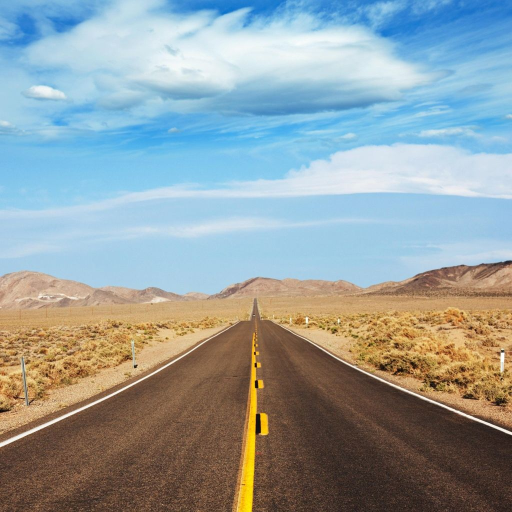
#> input picture ex3/externals_example/road_examp.jpg, 1024 x 1024 px (shown at 1/2 size); the run also reads 3 pictures not shown here
$ python playground.py   (older library calls are emulated)
#> lines starting #> are read from the running program, lines starting #| are printed output that depends on the picture; after the words box and inside, x2 and y2 are one past the last pixel; in counts of white or black regions, pixels touching at a corner belong together
### ex3/sol3.py
import numpy as np
from scipy.signal import convolve2d, convolve
from scipy import ndimage
from scipy.misc import imread,imsave
from skimage.color import rgb2gray
from math import floor
import matplotlib.pyplot as plt
import os


def normlized_image(image):
    """
    Normlize image to float 32 and [0,1]
    :param image: Reprentaion of display 1 for grayscale 2 for RGB
    :return normlized image
    """
    if(image.dtype != np.float32):
        image = image.astype(np.float32)
    if(image.max() > 1):
        image /= 255

    return image


def is_rgb(im):
    """
    Verify if an image is RGB
    :param im: Reprentaion of display 1 for grayscale 2 for RGB
    """
    if(im.ndim == 3):
        return True
    else:
        return False


def validate_representation(representation):
    """
    Validate reprentaion input
    :param representation: Reprentaion of display 1 for grayscale 2 for RGB
    """

    if representation != 1 and representation != 2:
        raise Exception("Unkonwn representaion")

#TODO remove read_image
def read_image(fileame, representation):
    """
    Read image by file name and normlize it to float 32 [0,1] representaion
    according to RGB or Graysacle
    :param filename: The name of the file that we should read.
    :param representation: Reprentaion of display 1 for grayscale 2 for RGB
    :return normlized image
    """
    validate_representation(representation)

    im = imread(fileame)
    if representation == 1 and is_rgb(im):
        # We should convert from Grayscale to RGB
        im =rgb2gray(im)
        return im.astype(np.float32)

    return normlized_image(im)


def gaus_1d(kernel_size):
    """
    Calculate 1d gaus kernel.
    :param kernel_size: size of the kernel we want.
    :return 1d kernel of desiered size.
    """
    gaus_kernel = np.array([1, 1])
    for i in range(kernel_size - 2):
        gaus_kernel = convolve(gaus_kernel, np.array([1, 1]), mode ='full')
    gaus_kernel = gaus_kernel.astype(np.float32)
    gaus_kernel /= np.sum(gaus_kernel)
    return gaus_kernel

def expand_im(im,filter_vec):
    """
    Expand image in a power of two. First zeropad
    and than blur
    :param im: Image to expand
    :param filter_vec: The vector which represent the
    filter we want
    :return expand image
    """
    rowSize , colSize = im.shape[0],im.shape[1]
    #zero pad image
    exp_img = np.zeros((2*rowSize, 2*colSize), dtype=np.float32)
    exp_img[::2, ::2] = im
    exp_img = ndimage.filters.convolve(exp_img, 2 * filter_vec.T)
    return ndimage.filters.convolve(exp_img, 2 * filter_vec)


def build_laplacian_pyramid(im, max_levels, filter_size):
    """
    Build laplacian pyramid. with max_levels levels using
    filter_vec as blur filter
    :param im: Image for the pyramid
    :param max_levels: Max levels of the pyramid
    :param filter_vec: The vector which represent the
    filter we want
    :return laplacian pyramid
    """
    filter_vec = gaus_1d(filter_size).reshape(1, filter_size)
    g_pyr = build_gaussian_pyramid(im, max_levels, filter_size)[0]
    l_pyr = []
    for i in range(len(g_pyr) - 1):
        l_im = g_pyr[i] - expand_im(g_pyr[i + 1], filter_vec)
        l_pyr.append(l_im)

    l_pyr.append(g_pyr[-1])
    return [l_pyr, filter_vec]


def build_gaussian_pyramid(im, max_levels, filter_size):
    """
    Build gaussain pyramid. with max_levels levels using
    filter_vec as blur filter
    :param im: Image for the pyramid
    :param max_levels: Max levels of the pyramid
    :param filter_vec: The vector which represent the
    filter we want
    :return gaussain pyramid
    """

    filter_vec = gaus_1d(filter_size).reshape(1,filter_size)
    pyr = []
    pyr.append(im)
    for i in range(max_levels - 1):
        if(im.shape[0] <= 16 or im.shape[1] <= 16):
            break
        #TODO do we need 'same'?
        #TODO do we need to multiply by 2?
        im = ndimage.filters.convolve(im, filter_vec.T)
        im = ndimage.filters.convolve(im, filter_vec)
        #TODO this is ok method?
        im = im[::2, ::2]
        pyr.append(im)
    #TODO (1,filter_size) or (,filter_size)
    return [pyr,filter_vec]


def render_pyramid(pyr, levels):
    """
    Render the pyramid image.Create a black
    canvans and locate the pyr images on it.
    :param pyr: Pyramid to render
    :param levels: Max levels of the pyramid
    :return resIm all the pyramid images displayed on
    a big black canvas.
    """
    if len(pyr) < levels:
        levels = len(pyr)
    colRes = 0
    for i in range(levels):
        colRes += pyr[i].shape[1]
    rowRes = pyr[0].shape[0]
    resIm = np.zeros((rowRes,colRes),dtype=np.float32)
    curCol, curRow = 0,0
    for i in range(levels):
        minIm , maxIm = np.min(pyr[i]), np.max(pyr[i])
        pyr[i] = (pyr[i] - minIm) / (maxIm - minIm)
        resIm[curRow : pyr[i].shape[0],curCol:pyr[i].shape[1] + curCol] = pyr[i]
        curCol += pyr[i].shape[1]

    return resIm


def display_pyramid(pyr, levels):
    """
    Display rendered pyramid
    :param pyr: Pyramid to display
    :param levels: Max levels of the pyramid
    """
    plt.imshow(render_pyramid(pyr,levels), cmap=plt.cm.gray)
    plt.show()


def laplacian_to_image(lpyr, filter_vec, coeff):
    """
    Recreate image form its laplacian image
    :param lpyr: Pyramid of the image
    :param filter_vec: The vector which represent the
    filter we used to create the pyramid image.
    :param coeff: List of constant for every
    level of the pyramid.
    :return The image we restored.
    """
    #TODO check size
    size_list = len(lpyr)
    for i in range(size_list):
        lpyr[i] *= coeff[i]

    resIm = lpyr[size_list-1]
    for i in range(size_list- 1,0,-1):
        resIm = expand_im(resIm,filter_vec)
        resIm += lpyr[i-1]


    return resIm


def pyramid_blending(im1, im2, mask, max_levels, filter_size_im, filter_size_mask):
    """
    Blend to images using a given mask
    :param im1: Image to blend
    :param im2: Image to blend
    :param mask: Mask we use in the blending process
    :param max_levels: Max levels of the pyramid
    :param filter_size_im: The vector which represent the
    filter we want for image
    :param filter_size_mask: The vector which represent the
    filter we want for mask
    :return Blended image.
    """
    l_im1_pyr,filter_vec = build_laplacian_pyramid(im1,max_levels,filter_size_im)
    l_im2_pyr = build_laplacian_pyramid(im2,max_levels,filter_size_im)[0]
    g_mask_pyr = build_gaussian_pyramid(mask.astype(np.float32),max_levels,filter_size_mask)[0]
    #TODO this is the len?
    l_out = []
    for i in range(len(l_im1_pyr)):
        tmp1 = (g_mask_pyr[i]*l_im1_pyr[i])
        tmp2 = (1 - g_mask_pyr[i])*l_im2_pyr[i]
        l_out.append(tmp1 + tmp2)
    #TODO this is the len?
    #TODO which coeff we need to send?
    return np.clip(laplacian_to_image(l_out,filter_vec,[1]*len(l_im1_pyr)),0,1)


def relpath(filename):
    """
     Calculates the real path of an image
     :param filename: The file name path
     :return Real path of the file.
     """

    return os.path.join(os.path.dirname(__file__), filename)

def blending_example1():
    """
    Blending example 1.
    """
    #TODO blend need to be bool?
    # blend1 = sol2.read_image('kids.jpg', 2)
    # blend2 = sol2.read_image('lava2_fix.jpg', 2)
    # mask = sol2.read_image('kids_fix.jpg', 1)
    blend2 = read_image(relpath('./externals_example/sea_examp.jpg'), 2)
    blend1 = read_image(relpath('./externals_example/road_examp.jpg'), 2)
    mask = read_image(relpath('./externals_example/road_mask_im.jpg'), 1)
    #TODO save it as an image
    mask[mask > 0.0095] = 1
    mask[mask <= 0.0095] = 0
    mask = mask.astype(np.bool)


    fig = plt.figure("Blending example1")
    fig.add_subplot(221, title="Im1")
    plt.imshow(blend1)
    fig.add_subplot(222, title="Im2")
    plt.imshow(blend2)
    fig.add_subplot(223, title="Mask")
    plt.imshow(mask, cmap=plt.cm.gray)

    #mask[825:,:] = False
    mask_res = np.zeros((1024,1024,3), dtype=np.float32)

    mask_res[:,:,0] = pyramid_blending(blend1[:,:,0], blend2[:,:,0], mask, 6, 11, 7)
    mask_res[:,:,1] = pyramid_blending(blend1[:,:,1], blend2[:,:,1], mask, 6, 11, 7)
    mask_res[:,:,2] = pyramid_blending(blend1[:,:,2], blend2[:,:,2], mask, 6, 11, 7)

    fig.add_subplot(224)
    plt.imshow(mask_res)

    return [blend1, blend2, mask, mask_res]

def blending_example2():
    """
    Blending example 2.
    """
    #TODO blend need to be bool?
    # blend1 = sol2.read_image('kids.jpg', 2)
    # blend2 = sol2.read_image('lava2_fix.jpg', 2)
    # mask = sol2.read_image('kids_fix.jpg', 1)
    blend2 = read_image(relpath('externals_example/lighting_examp.jpg'), 2)
    blend1 = read_image(relpath('externals_example/eye_examp.jpg'), 2)
    mask = read_image(relpath('externals_example/eye_mask_im.jpg'), 1)
    #TODO save it as an image
    mask[mask > 0.0095] = 1
    mask[mask <= 0.0095] = 0
    mask = mask.astype(np.bool)


    fig = plt.figure("Blending example2")
    fig.add_subplot(221, title="Im1")
    plt.imshow(blend1)
    fig.add_subplot(222, title="Im2")
    plt.imshow(blend2)
    fig.add_subplot(223, title="Mask")
    plt.imshow(mask, cmap=plt.cm.gray)

    mask_res = np.zeros((1024, 1024, 3), dtype=np.float32)

    mask_res[:,:,0] = pyramid_blending(blend1[:,:,0], blend2[:,:,0], mask, 8, 7,3)
    mask_res[:,:,1] = pyramid_blending(blend1[:,:,1], blend2[:,:,1], mask, 8, 7, 3)
    mask_res[:,:,2] = pyramid_blending(blend1[:,:,2], blend2[:,:,2], mask, 8, 7, 3)

    fig.add_subplot(224)
    plt.imshow(mask_res)

    return [blend1, blend2, mask, mask_res]

### ex3/playground.py
import sol3
import numpy as np
import matplotlib.pyplot as plt
import scipy.misc

MAX_PIXEL_VALUE = 255
IMG_GRAYSCALE = 1
IMG_RGB = 2

rgb_im = 'externals_example/road_examp.jpg'

pow_of_two_img = np.zeros(2**10, dtype=np.float32)


# [7 lines of commented-out code are left out]

def check_between_zero_to_one(var, name):
    string = name
    if var.max() > 1:
        string += " ***Error*** Not between [0,1]"
    else:
        string += " OK - range is between [0,1]"
    print(string)


rgb_to_gray = sol3.read_image(rgb_im, IMG_GRAYSCALE)
#> in read_image, im is the input picture: shape (1024, 1024, 3); mean R, G, B 146.9, 158.1, 159.5

plt.figure("rgb_to_gray")
plt.imshow(rgb_to_gray, cmap=plt.cm.gray)

g_pyr, filter_vec = sol3.build_gaussian_pyramid(rgb_to_gray, 10, 3)
#> after the loop in build_gaussian_pyramid, `for i in range(max_levels - 1):`: pyr = 7 items
#> g_pyr = 7 items; filter_vec = [[0.25, 0.5, 0.25]]

fig = plt.figure("GAUSSIAN PYRAMID")
for i in range(len(g_pyr)):
    fig.add_subplot(1, len(g_pyr), i + 1)
    plt.imshow(g_pyr[i], cmap=plt.cm.gray)
#> this loop made 7 passes


for i in range(len(g_pyr)):
    #check_float32(g_pyr[i], "G[" + str(i) + "]")
    check_between_zero_to_one(g_pyr[i], "G[" + str(i) + "]")
#> this loop made 7 passes
#> string in check_between_zero_to_one on passes 1 to 7: 'G[0] OK - range is between [0,1]', 'G[1] OK - range is between [0,1]', 'G[2] OK - range is between [0,1]', 'G[3] OK - range is between [0,1]', 'G[4] OK - range is between [0,1]', 'G[5] OK - range is between [0,1]', 'G[6] OK - range is between [0,1]'
#| G[0] OK - range is between [0,1]
#| G[1] OK - range is between [0,1]
#| G[2] OK - range is between [0,1]
#| G[3] OK - range is between [0,1]
#| G[4] OK - range is between [0,1]
#| G[5] OK - range is between [0,1]
#| G[6] OK - range is between [0,1]

l_pyr, l_filter_vec = sol3.build_laplacian_pyramid(rgb_to_gray, 10, 3)
#> in build_laplacian_pyramid, `g_pyr = build_gaussian_pyramid(im, max_levels, filter_size)[0]`: g_pyr = 7 items
#> the loop in build_laplacian_pyramid, `for i in range(len(g_pyr) - 1):` made 6 passes
#> (rowSize in expand_im, colSize in expand_im) on passes 1 to 6: (512, 512), (256, 256), (128, 128), (64, 64), (32, 32), (16, 16)
#> after the loop in build_laplacian_pyramid, `for i in range(len(g_pyr) - 1):`: l_pyr = 6 items
#> l_pyr = 7 items; l_filter_vec = [[0.25, 0.5, 0.25]]

fig = plt.figure("LAPLACIAN PYRAMID")
for i in range(len(l_pyr)):
    fig.add_subplot(1, len(l_pyr), i + 1)
    plt.imshow(l_pyr[i], cmap=plt.cm.gray)

reconstructed = sol3.laplacian_to_image(l_pyr, filter_vec, np.array([1, 1, 1, 1, 1, 1, 1]))
#> in laplacian_to_image, `size_list = len(lpyr)`: size_list = 7
#> after the loop in laplacian_to_image, `for i in range(size_list):`: lpyr = 7 items
#check_float32(reconstructed, "reconstructed")
check_between_zero_to_one(reconstructed, "reconstructed")

fig = plt.figure("RECONSTRUCTED")
plt.imshow(reconstructed, cmap=plt.cm.gray)

print(np.all(abs(rgb_to_gray - reconstructed) < 1e-12))
#| False
print(np.max(abs(rgb_to_gray - reconstructed)))
#| 5.9604645e-08

rendered_lpyr = sol3.render_pyramid(l_pyr, 15)
#> in render_pyramid, `levels = len(pyr)`: levels = 7
#> the loop in render_pyramid, `for i in range(levels):` made 7 passes
#> (minIm, maxIm) on passes 1 to 7: (-0.79, 0.562), (-0.793, 0.596), (-0.796, 0.488), (-0.799, 0.463), (-0.792, 0.485), (-0.784, 0.446), (0.183, 0.911)
#> after the loop in render_pyramid, `for i in range(levels):`:
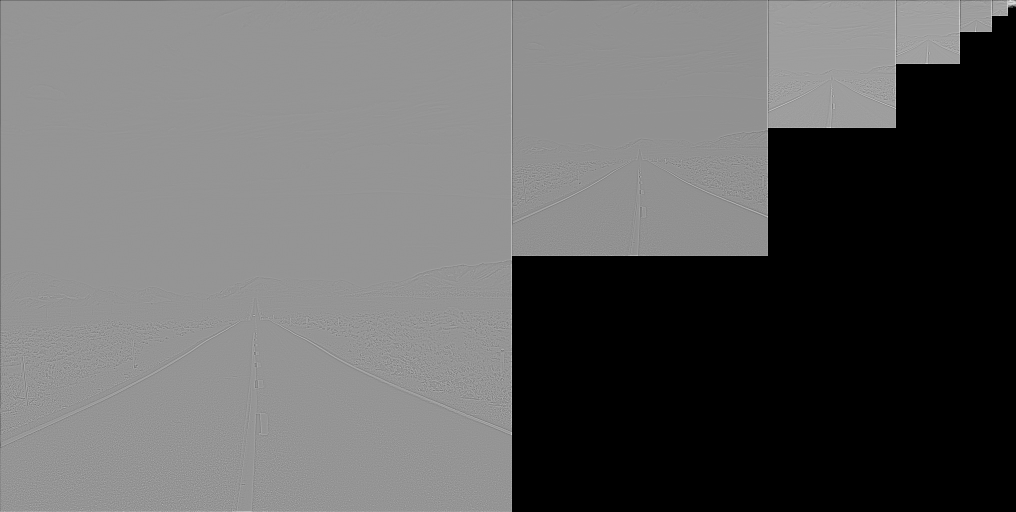
#> resIm: shape (1024, 2032) float32 (shown at 1/2 size); min 0, max 1, mean 0.392
#> after the loop in render_pyramid, `for i in range(levels):`: curCol = 2032; pyr = 7 items
#check_float32(rendered_lpyr, "reconstructed")
check_between_zero_to_one(rendered_lpyr, "reconstructed")

rendered_gpyr = sol3.render_pyramid(g_pyr, 15)
#> call 2 of render_pyramid, with levels = 15
#> the loop in render_pyramid (call 2), `for i in range(levels):` made 7 passes
#> (minIm, maxIm) on passes 1 to 7: (0.000833, 0.999), (0.0368, 0.994), (0.065, 0.987), (0.144, 0.965), (0.156, 0.959), (0.167, 0.945), (0.183, 0.911)
#> after the loop in render_pyramid (call 2), `for i in range(levels):`:
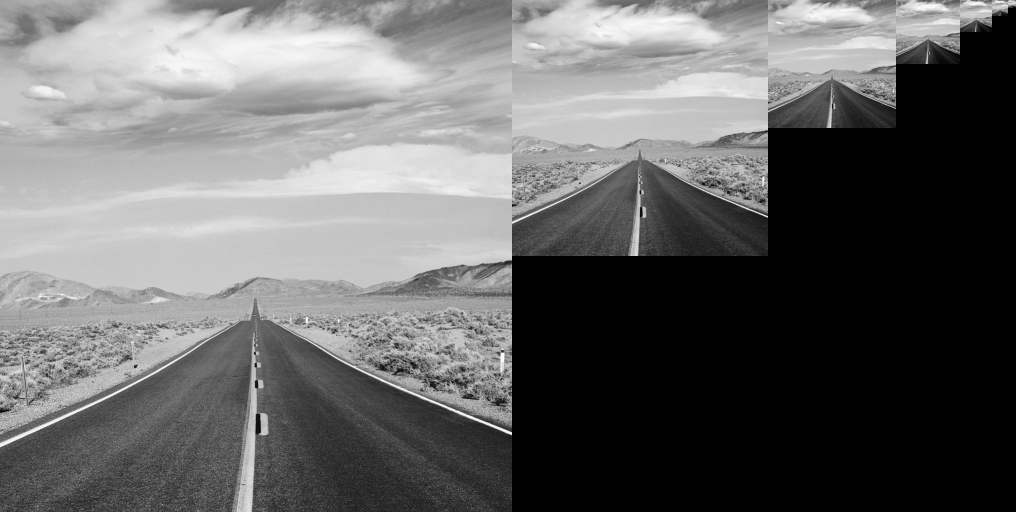
#> resIm: shape (1024, 2032) float32 (shown at 1/2 size); min 0, max 1, mean 0.408
#> after the loop in render_pyramid (call 2), `for i in range(levels):`: curCol = 2032

#check_float32(rendered_gpyr, "reconstructed")
check_between_zero_to_one(rendered_gpyr, "reconstructed")

sol3.display_pyramid(l_pyr, 15)
#> in display_pyramid, `plt.show()`:
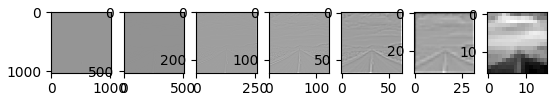
#> figure drawn by matplotlib, 7 panels
sol3.display_pyramid(g_pyr, 15)

# [7 lines of commented-out code are left out]

sol3.blending_example1()
#> call 2 of read_image, with fileame = 'ex3/./externals_example/sea_examp.jpg', representation = 2
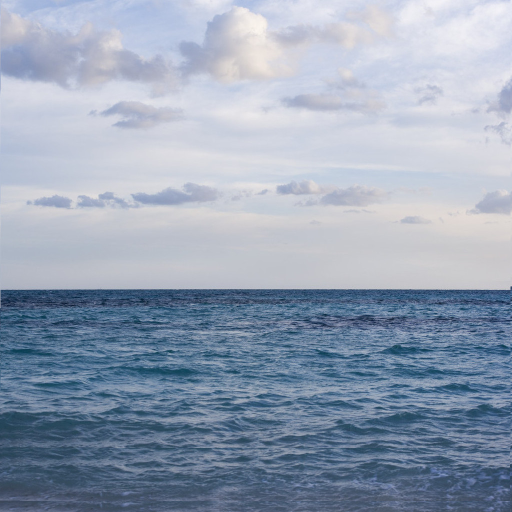
#> input picture ex3/externals_example/sea_examp.jpg, 1024 x 1024 px (shown at 1/2 size)
#> in read_image, im is the input picture: shape (1024, 1024, 3); mean R, G, B 149.4, 162, 180.4
#> call 4 of read_image, with fileame = 'ex3/./externals_example/road_mask_im.jpg', representation = 1
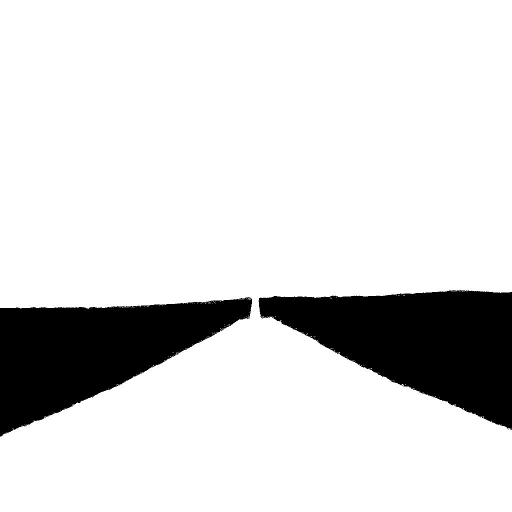
#> input picture ex3/externals_example/road_mask_im.jpg, 1024 x 1024 px (shown at 1/2 size)
#> in read_image, im is the input picture: shape (1024, 1024); min 0, max 255, mean 217.4
#> in blending_example1, `mask[mask > 0.0095] = 1`: mask: shape (1024, 1024) float32; min 0, max 1, mean 0.855
#> in blending_example1, `mask[mask <= 0.0095] = 0`: mask: shape (1024, 1024) float32; values 0 (black) and 1 (white), 85.5% white; 20 black regions (18 under 20 px), largest, box (x1, y1, x2, y2) and area: (517, 580, 1024, 860) 79053, (0, 594, 504, 872) 72545
#> in build_laplacian_pyramid (call 2), `g_pyr = build_gaussian_pyramid(im, max_levels, filter_size)[0]`: g_pyr = 6 items
#> the loop in build_laplacian_pyramid (call 2), `for i in range(len(g_pyr) - 1):` made 5 passes
#> pass 1, in build_laplacian_pyramid (call 2), `l_im = g_pyr[i] - expand_im(g_pyr[i + 1], filter_vec)`:
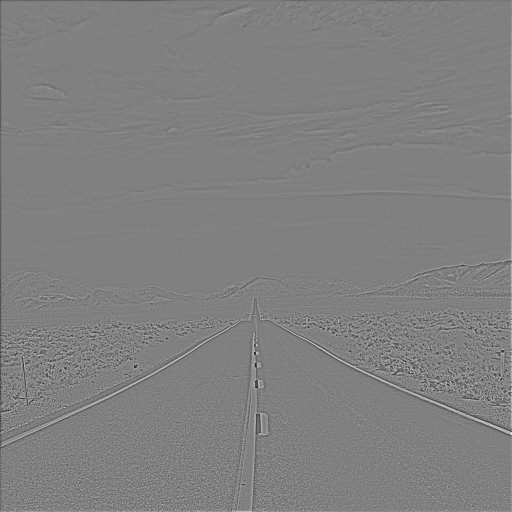
#> l_im: shape (1024, 1024) float32 (shown at 1/2 size); min -0.474, max 0.468, mean -1.18e-05; drawn with min black and max white
#> after the loop in build_laplacian_pyramid (call 2), `for i in range(len(g_pyr) - 1):`: l_pyr = 5 items
#> in pyramid_blending, `l_im1_pyr,filter_vec = build_laplacian_pyramid(im1,max_levels,filter_s..`: l_im1_pyr = 6 items
#> the loop in build_gaussian_pyramid (call 4), `for i in range(max_levels - 1):` made 5 passes
#> pass 1, in build_gaussian_pyramid (call 4), `im = ndimage.filters.convolve(im, filter_vec.T)`:
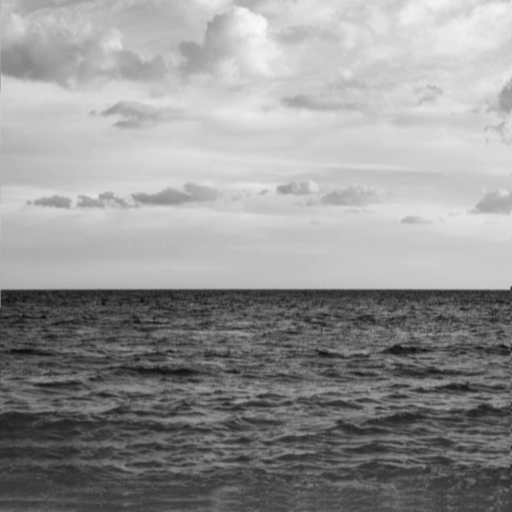
#> im: shape (1024, 1024) float32 (shown at 1/2 size); min 0.041, max 0.979, mean 0.586
#> the loop in pyramid_blending, `for i in range(len(l_im1_pyr)):` made 6 passes
#> the loop in pyramid_blending (call 2), `for i in range(len(l_im1_pyr)):` made 6 passes
sol3.blending_example2()

# [4 lines of commented-out code are left out]

plt.show()
